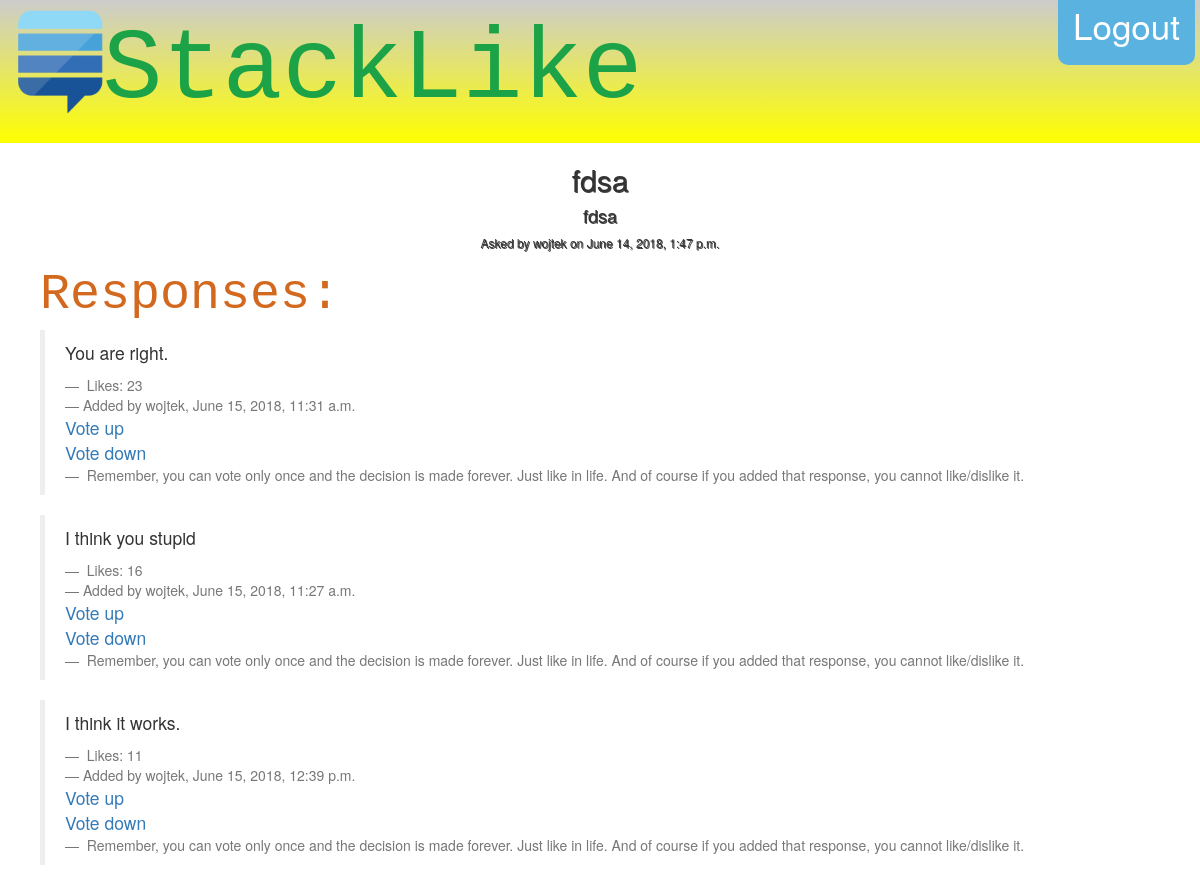
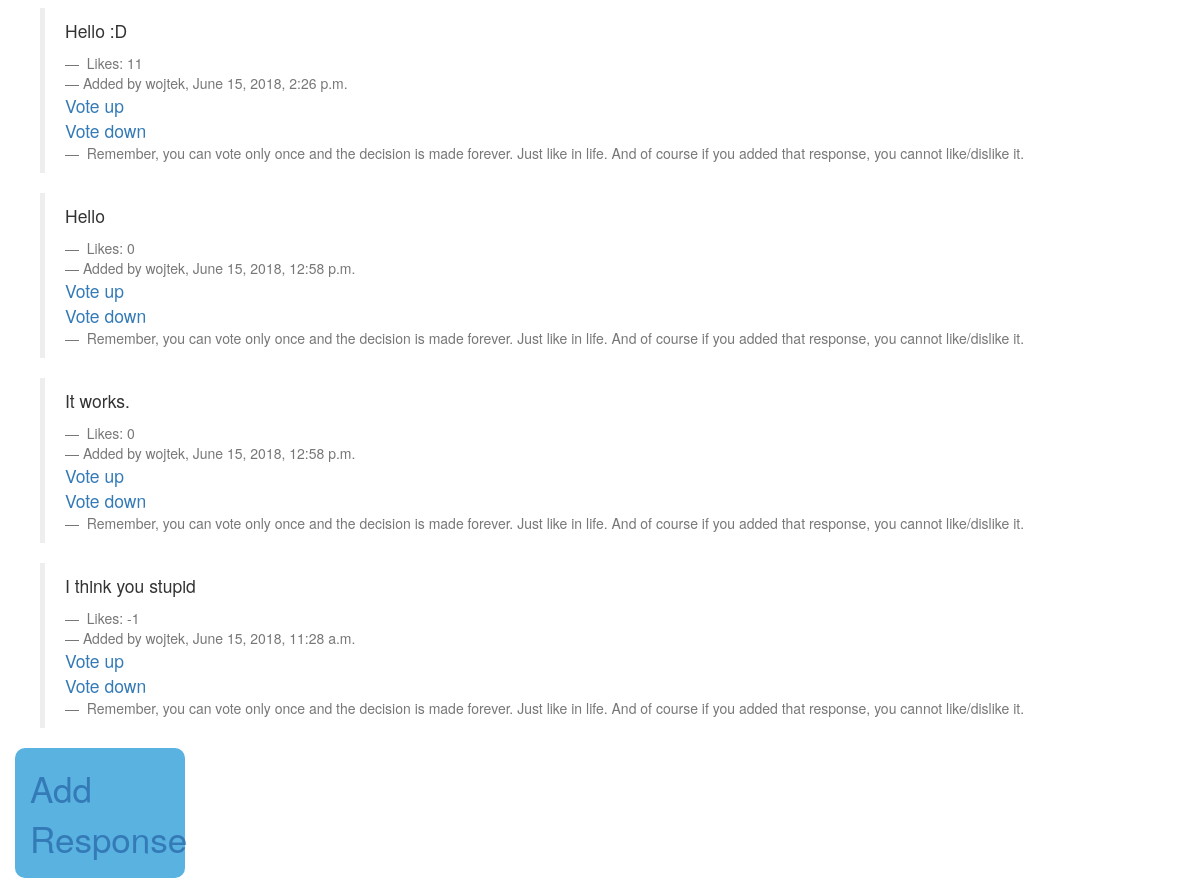
/home/.NET/2 (signed in), run on an earlier commit of the app's database (2 pictures, top to bottom).
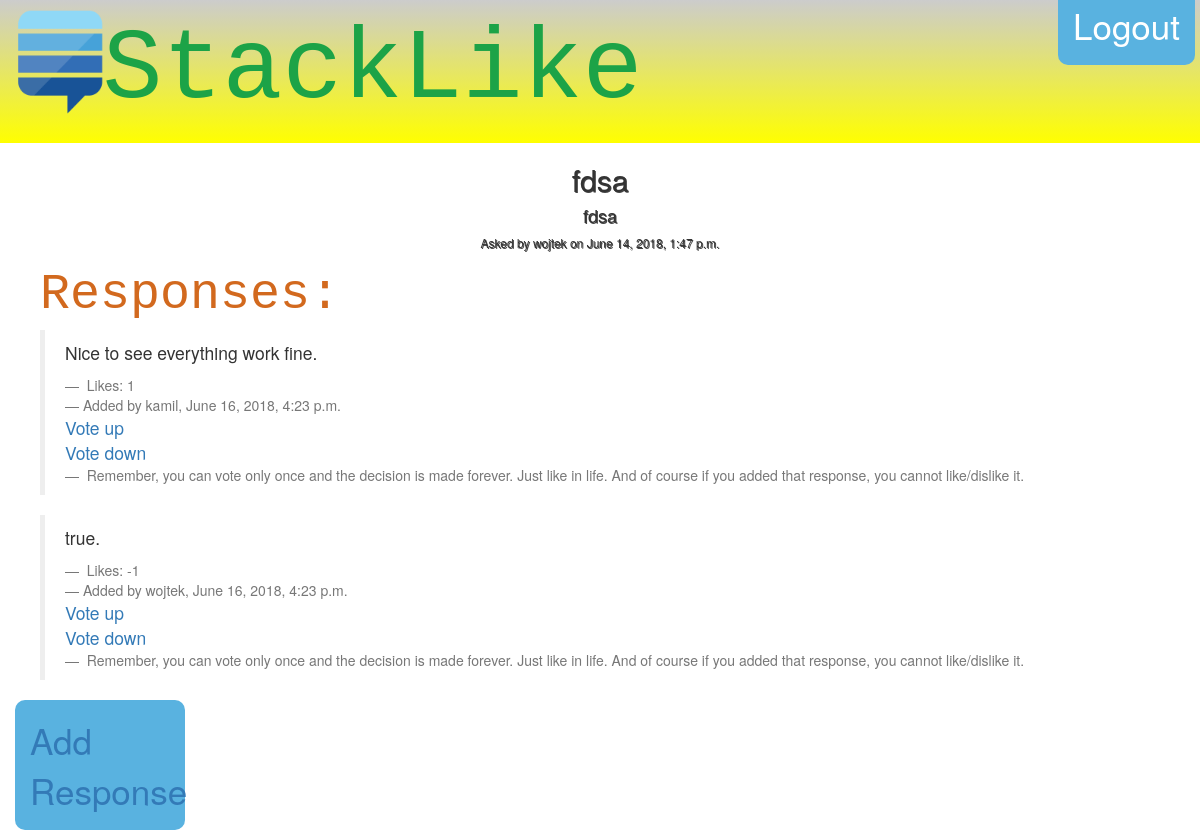
And on a later commit of the database.
### StackLike/models.py (models this page shows, shortened)
class Question(models.Model):
    topic = models.CharField(max_length=20, default="No topic given.")
    user = models.ForeignKey(User, on_delete=models.CASCADE,)
    category = models.ForeignKey(Category, on_delete=models.CASCADE,)
    question_text = models.CharField(max_length=1000)
    pub_date = models.DateTimeField('date published')

class Response(models.Model):
    user = models.ForeignKey(User, on_delete=models.CASCADE,)
    question = models.ForeignKey(Question, on_delete=models.CASCADE,)
    message_text = models.CharField(max_length=2000)
    like_counter = models.IntegerField(default=0)
    pub_date = models.DateTimeField('date published',)

### StackLike/views.py (the view)
# urls.py: re_path('home/([^/]+)/(\\d+)/?$', views.show_question, name='show_question'),
@login_required
def show_question(request, question_category, question_id):
    responses = Response.objects.order_by('-like_counter').filter(question__id=question_id)
    question_topic = Question.objects.get(id=question_id).topic
    question_text = Question.objects.get(id=question_id).question_text
    pub_date = Question.objects.get(id=question_id).pub_date
    return render(request, 'home/question_page.html', {'responses_list': responses, 'question_topic': question_topic,
                                                       'question_text': question_text, 'question_id': question_id,
                                                       'category_name': question_category, 'pub_date': pub_date})

### templates/home/question_page.html
{% extends "base.html" %}
{% block content %}
    <div class="w3-container w3-light-grey">
    <h2 style="text-shadow:1px 1px 0 #444" align="center">{{ question_topic }}</h2>
        <h4 style="text-shadow:1px 1px 0 #444" align="center">{{ question_text }}</h4>
    <h6 style="text-shadow:1px 1px 0 #444" align="center">Asked by {{ request.user }} on {{ pub_date }}</h6>
    </div>
    {% if responses_list %}
 <ul>
      <div class="category" style="font-family:Courier"> Responses: </div>
 {% for response in  responses_list %}
      <blockquote>
        <p>{{ response.message_text }}</p>
          <footer> Likes: {{ response.like_counter }}</footer>
          <footer>Added by {{ response.user }}, {{ response.pub_date }}</footer>
          <div class="submit" ><a href="{% url 'vote' category_name question_id response.id '+' %}"> Vote up</a></div>
          <div class="submit" ><a href="{% url 'vote' category_name question_id response.id '-' %}">Vote down</a></div>
          <footer> Remember, you can vote only once and the decision is made forever. Just like in life. And of course if you added that response, you cannot like/dislike it.</footer>
      </blockquote>
 {% endfor %}
 </ul>
    {% else %}
    <h1>No responses</h1>
    {% endif %}
    <div class="col-sm-2"><div class="btn-login" style=" border-top-left-radius: 10px; border-top-right-radius: 10px;
     border-bottom-left-radius: 10px; border-bottom-right-radius: 10px"> <a href="{% url 'new_response' question_id %}">Add Response</a></div></div>
 {% endblock %}

### templates/base.html (shortened to what this page needs)
{%  load static %}
<body onload="display();" xmlns:text-decoration="http://www.w3.org/1999/xhtml">
<link href="//maxcdn.bootstrapcdn.com/bootstrap/3.3.0/css/bootstrap.min.css" rel="stylesheet" id="bootstrap-css">
<link href = {% static "StackLike/page_style.css" %} rel="stylesheet">
<div class="row" style="background: linear-gradient(#cccccc, yellow)">
    <div class="col-sm-1"> <a href={% url 'home' %}> <img src={% static 'StackLike/images/logo.png' %} style="width:120px;height:120px;"></a></div>
    <div class="col-sm-2"> <a class="whatever" href="{% url 'home' %}" style="font-family:Courier;">StackLike </a></div>
    <div class="col-sm-9" style="text-align: right"> <a id="logout" class="btn-login" style=" margin-right: 5px;
     border-bottom-left-radius: 10px; border-bottom-right-radius: 10px" href="{% url 'logout' %}?next=/">Logout</a></div>
</div>
</body>
{% block content %}
{% endblock %}

### StackLike/static/StackLike/page_style.css (style rules this page uses)
body { padding-top: 0px; }
.btn-login { background-color: #59B2E0; outline: none; color: #fff; font-size: 35px; height: auto; font-weight: normal; padding: 15px; border-color: #59B2E6; }
.whatever { font-size: 100px; color: #1CA347; }
.category { font-size: 50px; color: chocolate; text-decoration: none; }

What changed in the data, as far as the page shows it:
removed Response: message_text "You are right.", like_counter "23", user "wojtek", pub_date "June 15, 2018, 11:31 a.m."
removed Response: message_text "I think you stupid", like_counter "16", user "wojtek", pub_date "June 15, 2018, 11:27 a.m."
removed Response: message_text "I think it works.", like_counter "11", user "wojtek", pub_date "June 15, 2018, 12:39 p.m."
removed Response: message_text "Hello :D", like_counter "11", user "wojtek", pub_date "June 15, 2018, 2:26 p.m."
removed Response: message_text "Hello", like_counter "0", user "wojtek", pub_date "June 15, 2018, 12:58 p.m."
removed Response: message_text "It works.", like_counter "0", user "wojtek", pub_date "June 15, 2018, 12:58 p.m."
removed Response: message_text "I think you stupid", like_counter "-1", user "wojtek", pub_date "June 15, 2018, 11:28 a.m."
added Response: message_text "Nice to see everything work fine.", like_counter "1", user "kamil", pub_date "June 16, 2018, 4:23 p.m."
added Response: message_text "true.", like_counter "-1", user "wojtek", pub_date "June 16, 2018, 4:23 p.m."
